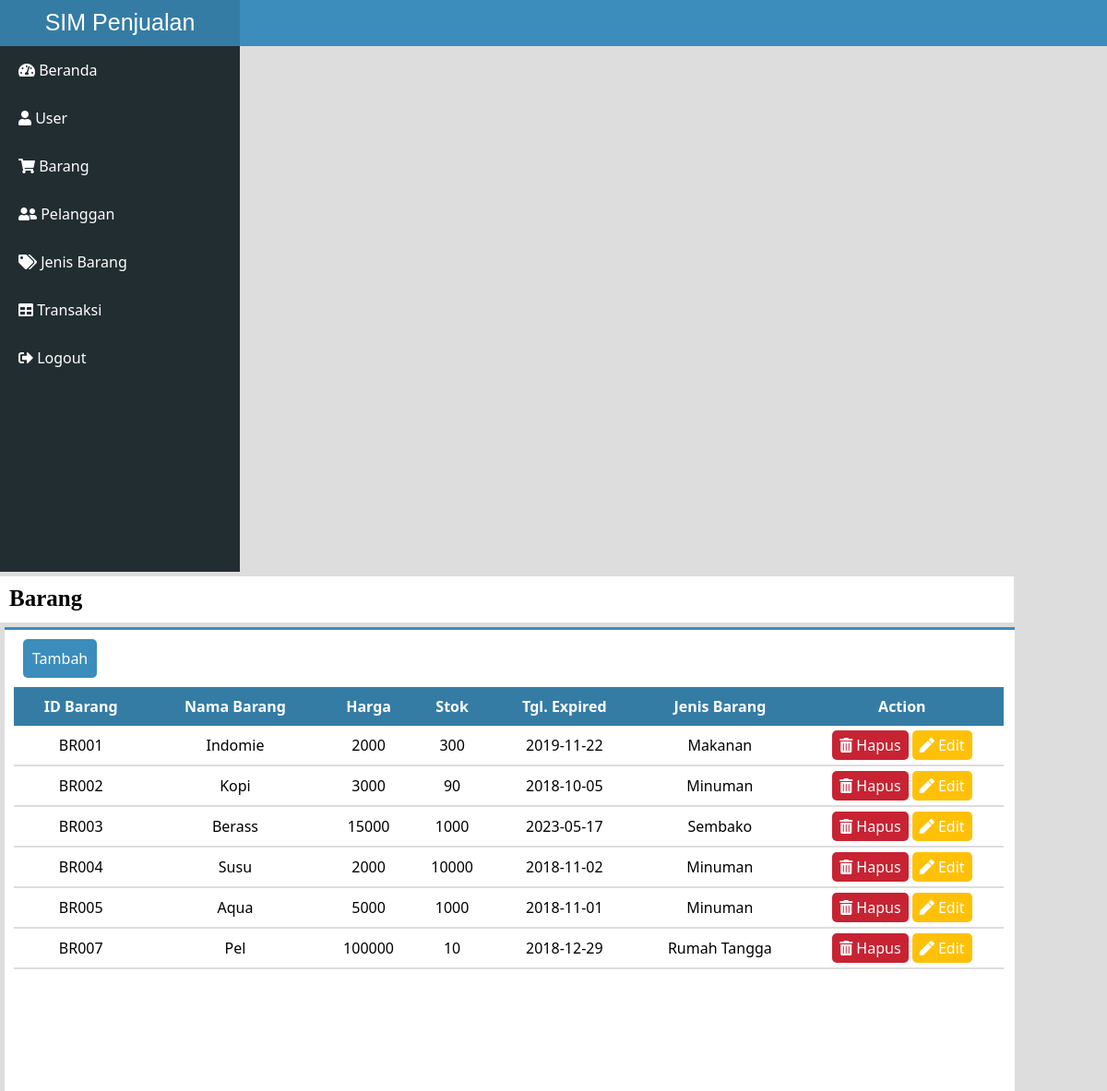
The app's page /index.php?p=barang (signed in) with its own data.
### tables this page shows
CREATE TABLE `barang` (
  `id_brg` varchar(10) NOT NULL,
  `nama_brg` varchar(150) DEFAULT NULL,
  `harga` int(50) DEFAULT NULL,
  `stok` int(50) DEFAULT NULL,
  `expired` date DEFAULT NULL,
  `id_jenis_brg` varchar(4) DEFAULT NULL
);

CREATE TABLE `jenis` (
  `id_jenis` varchar(8) NOT NULL,
  `nama_jenis` varchar(40) DEFAULT NULL
);

### system/proses.php (called while the page is built, shortened)
<?php
	class proses{
		function __construct(){
			$server='localhost';
			$user='root';
			$psw='';
			$dbname='db_penjualan';
			$kon=$this->con=new PDO("mysql:host=$server;dbname=$dbname",$user,$psw);
		}
		function get($cel=null,$table=null,$property=null){
			$qw ="SELECT $cel FROM $table $property";
			$ret=$this->con->query($qw);
			return $ret;
		}
	}
	$db=new proses;
 ?>

### content/barang.php (the view)
<?php
	include "system/proses.php";
 ?>
<div class="judul-content">
	<h1>Barang</h1>
</div>
<div class="isi-content">
	<a href="index.php?p=f_barang" class="link-tambah-barang">Tambah</a>
	<div class="judul-home">
		<div class="divtabel">
		<table class="tabel98">
			<tr>
				<th>ID Barang</th>
				<th>Nama Barang</th>
				<th>Harga</th>
				<th>Stok</th>
				<th>Tgl. Expired</th>
				<th>Jenis Barang</th>
				<th>Action</th>
			</tr>
			<?php
				$qw=$db->get("barang.id_brg, barang.nama_brg, jenis.nama_jenis, barang.harga, barang.stok, barang.expired","barang","INNER JOIN jenis on barang.id_jenis_brg = jenis.id_jenis ORDER BY barang.id_brg ASC");
				foreach($qw as $tamp_barang){
			 ?>
			<tr>
				<td><?= $tamp_barang['id_brg']; ?></td>
				<td><?= $tamp_barang['nama_brg']; ?></td>
				<td><?= $tamp_barang['harga']; ?></td>
				<td><?= $tamp_barang['stok']; ?></td>
				<td><?= $tamp_barang['expired']; ?></td>
				<td><?= $tamp_barang['nama_jenis']; ?></td>
				<td>
					<a href="crud/hapus_barang.php?idb=<?= $tamp_barang['id_brg']; ?>" class="btn btn-merah" onclick="return confirm('Yakin Ingin Menghapus Data ?')"><i class="fa fa-trash-alt"></i> Hapus</a>
					<a href="index.php?p=f_barang&id_barang=<?php echo $tamp_barang['id_brg']; ?>" class="btn btn-kuning"><i class="fa fa-pen"></i> Edit</a>
				</td>
			</tr>
			<?php
				}
			 ?>
		</table>
		</div>
	</div>
</div>

### index.php (shortened to what this page needs)
<!DOCTYPE html>
<html>
<head>
	<link rel="stylesheet" type="text/css" href="assets/css/custom.css">
	<link rel="stylesheet" type="text/css" href="assets/fontawesome/css/all.min.css">
</head>
<body>
	<div class="header">
		<div class="judul">
			<h1>SIM Penjualan</h1>
		</div>
	</div>
	<div class="sidebar">
		<div class="menu">
			<ul>
				<?php
				if($_SESSION['level']=="admin"){
					$home="";
					$user="";
					$barang="";
					$pelanggan="";
					$jenis="";
					$transaksi="";
				}
				 ?>
				<li <?php echo $home; ?>><a href="index.php?p=home"><i class="fas fa-tachometer-alt"></i> Beranda</a></li>
				<li <?php echo $user; ?>><a href="index.php?p=user"><i class="fa fa-user"></i> User</a></li>
				<li <?php echo $barang; ?>><a href="index.php?p=barang"><i class="fa fa-shopping-cart"></i> Barang</a></li>
				<li <?php echo $pelanggan; ?>><a href="index.php?p=pelanggan"><i class="fa fa-user-friends"></i> Pelanggan</a></li>
				<li <?php echo $jenis; ?>><a href="index.php?p=jenis_barang"><i class="fa fa-tags"></i> Jenis Barang</a></li>
				<li <?php echo $transaksi; ?>><a href="index.php?p=transaksi"><i class="fas fa-table"></i> Transaksi</a></li>
				<li <?php echo $home; ?>><a href="logout.php" onclick="return confirm('Yakin Ingin Logout ?')"><i class="fa fa-sign-out-alt"></i> Logout</a></li>
			</ul>
		</div>
	</div>
	<div class="content">
		<?php
			if ( empty($_GET['p']) ){
				echo "<script>document.location.href='index.php?p=home'</script>";
			}else{
				$p=$_GET['p'];
				include "content/$p.php";
			}
		 ?>
	</div>
</body>
</html>

### assets/css/custom.css (style rules this page uses)
* { margin: 0px;padding: 0px; }
body { background-color: #ddd; }
.header { float: left; width: 100%; height: 50px; background-color: #3c8dbc; }
.header .judul { width: 260px; height: 50px; background-color: #357ca5; float: left; }
.header .judul h1 { font-family: sans-serif; font-weight: normal; font-size: 25px; text-align: center; margin-top: 10px; color: #fff; text-align: center; }
.sidebar { float: left; width: 260px; height: 570px; background-color: #222d32; margin-bottom: 5px; }
.sidebar .menu ul { list-style: none; width: 260px; list-style: none; }
.sidebar .menu { width: 260px; float: left; }
.sidebar .menu ul li a { color: #fff; text-decoration: none; font-family: segoe ui; padding:15px 20px; display: block; }
.content { float: left; width: 1089px; height: auto; }
.content .judul-content { float: left; width: 1099px; height: 50px; background-color: #fff; }
.content .judul-content h1 { font-family: agency FB; font-size: 25px; margin: 10px 10px; background-color: #fff; }
.content .isi-content { border-top: 3px solid #3c8dbc; float: left; width: 1095px; height: auto; background-color: #fff; margin-top:5px; margin-left: 5px; }
.content .judul-home { height: 500px; }
.link-tambah-barang { border-radius:5px; float: left; font-family: segoe ui; text-decoration: none; color: #fff; padding: 10px; background-color: #3c8dbc; margin-top: 10px; margin-bottom: 10px; margin-left: 20px; }
.tabel98 { width: 98%; border-collapse: collapse; margin-top: 30px; padding-left: 30px; margin-left: 10px; }
.tabel98 tr th { padding:10px; color: #fff; font-family: segoe ui; background-color: #357ca5; }
.tabel98 tr td { padding-top: 10px; padding-bottom: 10px; font-family: segoe ui; text-align: center; border-bottom: 2px solid #ddd; }
.btn { text-decoration: none; color: #fff; font-family: segoe ui; border-radius: 5px; padding:5px 8px; }
.btn-merah { background-color: #C82333; }
.btn-kuning { background-color: #FFC107; }

### records on screen
barang: id_brg "BR001", nama_brg "Indomie", harga "2000", stok "300", expired "2019-11-22", jenis.nama_jenis "Makanan"
barang: id_brg "BR002", nama_brg "Kopi", harga "3000", stok "90", expired "2018-10-05", jenis.nama_jenis "Minuman"
barang: id_brg "BR003", nama_brg "Berass", harga "15000", stok "1000", expired "2023-05-17", jenis.nama_jenis "Sembako"
barang: id_brg "BR004", nama_brg "Susu", harga "2000", stok "10000", expired "2018-11-02", jenis.nama_jenis "Minuman"
barang: id_brg "BR005", nama_brg "Aqua", harga "5000", stok "1000", expired "2018-11-01", jenis.nama_jenis "Minuman"
barang: id_brg "BR007", nama_brg "Pel", harga "100000", stok "10", expired "2018-12-29", jenis.nama_jenis "Rumah Tangga"
